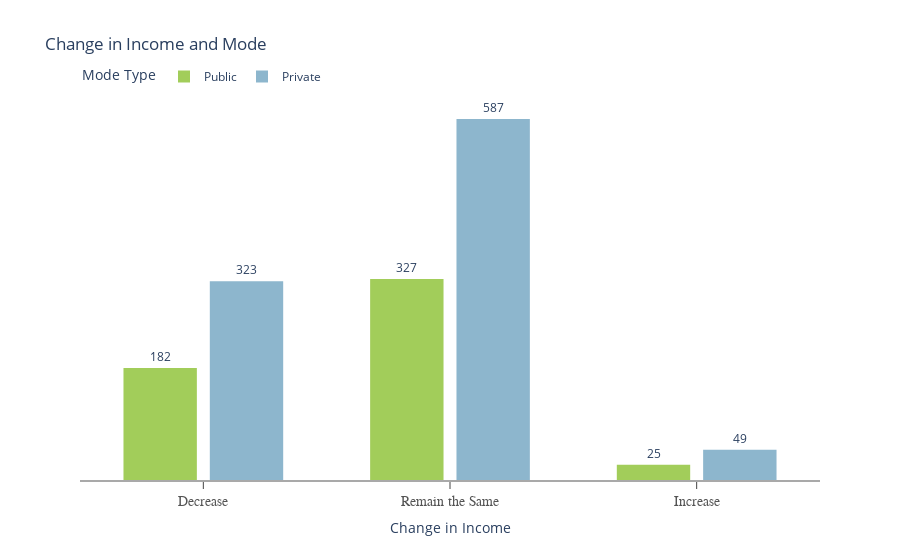

The notebook cell saved with this chart:
### Code cell
fig_2 = go.Figure()

fig_2 = px.histogram(data_frame=piped_df_2, x="chg_income", color="mode", color_discrete_map={-1:"#EEAEEE", 0: "#8DB6CD", 1: "#A2CD5A"},
                    barmode="group", title="Change in Income and Mode", labels={"chg_income": "Change in Income"}, text_auto=True)
fig_2.update_layout(
    xaxis=dict(showgrid=False, showticklabels=True, linecolor="#A9A9A9", linewidth=2, 
               ticks="outside", tickfont=dict(family="Nirmala UI", size=14, color="#545454")),
    yaxis=dict(showgrid=False, showticklabels=True, linecolor="#A9A9A9", linewidth=2), 
    plot_bgcolor="white", legend_title_text="Mode Type", legend_y=1.1,
    legend=dict(orientation="h"), bargroupgap=0.15, bargap=0.3, uniformtext_minsize=10)

fig_2.update_xaxes(ticklen=7, tickmode="array", ticktext=["Decrease", "Remain the Same", "Increase"], tickvals=[-1, 0, 1])
fig_2.update_yaxes(ticklen=0, showticklabels=False, visible=False)

name_list_1=["Public", "Private"]
for i,trace in enumerate (fig_2.data):
  trace.update(name=name_list_1[i])

fig_2.update_traces(textposition="outside")

fig_2

### Figure 1 — Plotly figure (JSON) as saved in the notebook; plotly's stock layout.template omitted (floating-point values rounded to 4 significant figures; data arrays with more than 128 entries replaced by an {"elided": "..."} marker saying what was removed)
{"data": [{"alignmentgroup": "True", "bingroup": "x", "hovertemplate": "mode=1<br>Change in Income=%{x}<br>count=%{y}<extra></extra>", "legendgroup": "1", "marker": {"color": "#A2CD5A", "pattern": {"shape": ""}}, "name": "Public", "offsetgroup": "1", "orientation": "v", "showlegend": true, "textposition": "outside", "texttemplate": "%{value}", "type": "histogram", "x": {"elided": "534 int values"}, "xaxis": "x", "yaxis": "y"}, {"alignmentgroup": "True", "bingroup": "x", "hovertemplate": "mode=0<br>Change in Income=%{x}<br>count=%{y}<extra></extra>", "legendgroup": "0", "marker": {"color": "#8DB6CD", "pattern": {"shape": ""}}, "name": "Private", "offsetgroup": "0", "orientation": "v", "showlegend": true, "textposition": "outside", "texttemplate": "%{value}", "type": "histogram", "x": {"elided": "959 int values"}, "xaxis": "x", "yaxis": "y"}], "layout": {"bargap": 0.3, "bargroupgap": 0.15, "barmode": "group", "legend": {"orientation": "h", "title": {"text": "Mode Type"}, "tracegroupgap": 0, "y": 1.1}, "plot_bgcolor": "white", "title": {"text": "Change in Income and Mode"}, "uniformtext": {"minsize": 10}, "xaxis": {"anchor": "y", "domain": [0, 1], "linecolor": "#A9A9A9", "linewidth": 2, "showgrid": false, "showticklabels": true, "tickfont": {"color": "#545454", "family": "Nirmala UI", "size": 14}, "ticklen": 7, "tickmode": "array", "ticks": "outside", "ticktext": ["Decrease", "Remain the Same", "Increase"], "tickvals": [-1, 0, 1], "title": {"text": "Change in Income"}}, "yaxis": {"anchor": "x", "domain": [0, 1], "linecolor": "#A9A9A9", "linewidth": 2, "showgrid": false, "showticklabels": false, "ticklen": 0, "title": {"text": "count"}, "visible": false}}}
